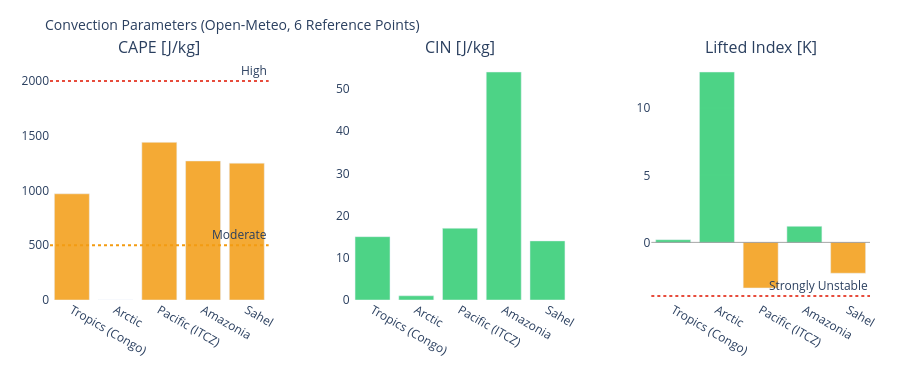

Here is the notebook cell this chart was saved with:
### Markdown cell above
---
## 3. Visualizations

### Code cell
# ============================================================
# CAPE / CIN / LIFTED INDEX – Convection potential
# ============================================================

if not df_atm.empty:
    fig = make_subplots(
        rows=1, cols=3,
        subplot_titles=['CAPE [J/kg]', 'CIN [J/kg]', 'Lifted Index [K]'],
        horizontal_spacing=0.1
    )
    pts = df_atm['point'].tolist()
    pt_colors = ['#E85D24','#185FA5','#888780','#378ADD','#639922','#F2A623']

    # CAPE – höher = mehr Gewitterpotential
    cape_vals = df_atm['cape'].fillna(0).tolist()
    cape_colors = ['#e74c3c' if v > 2000 else '#f39c12' if v > 500 else '#2ecc71'
                   for v in cape_vals]
    fig.add_trace(go.Bar(x=pts, y=cape_vals, marker_color=cape_colors,
                         opacity=0.85, showlegend=False), row=1, col=1)
    fig.add_hline(y=2000, line_dash='dot', line_color='#e74c3c',
                  annotation_text='High', row=1, col=1)
    fig.add_hline(y=500,  line_dash='dot', line_color='#f39c12',
                  annotation_text='Moderate', row=1, col=1)

    # CIN – negativer = stärker gedeckelt (weniger Auslöse)
    cin_vals = df_atm['cin'].fillna(0).tolist()
    cin_colors = ['#e74c3c' if v < -200 else '#f39c12' if v < -50 else '#2ecc71'
                  for v in cin_vals]
    fig.add_trace(go.Bar(x=pts, y=cin_vals, marker_color=cin_colors,
                         opacity=0.85, showlegend=False), row=1, col=2)

    # Lifted Index – negativ = instabil
    li_vals = df_atm['li'].fillna(0).tolist()
    li_colors = ['#e74c3c' if v < -4 else '#f39c12' if v < 0 else '#2ecc71'
                 for v in li_vals]
    fig.add_trace(go.Bar(x=pts, y=li_vals, marker_color=li_colors,
                         opacity=0.85, showlegend=False), row=1, col=3)
    fig.add_hline(y=0, line_color='gray', line_width=0.7, row=1, col=3)
    fig.add_hline(y=-4, line_dash='dot', line_color='#e74c3c',
                  annotation_text='Strongly Unstable', row=1, col=3)

    fig.update_layout(
        title=dict(text='Convection Parameters (Open-Meteo, 6 Reference Points)', font=dict(size=14)),
        height=380, plot_bgcolor='rgba(0,0,0,0)', paper_bgcolor='rgba(0,0,0,0)',
        margin=dict(l=50, r=30, t=60, b=80)
    )
    fig.update_xaxes(tickangle=30)
    fig.show()

### Figure 1 — Plotly figure (JSON) as saved in the notebook; plotly's stock layout.template omitted (floating-point values rounded to 4 significant figures)
{"data": [{"marker": {"color": ["#f39c12", "#2ecc71", "#f39c12", "#f39c12", "#f39c12"]}, "opacity": 0.85, "showlegend": false, "type": "bar", "x": ["Tropics (Congo)", "Arctic", "Pacific (ITCZ)", "Amazonia", "Sahel"], "xaxis": "x", "y": [970.0, 0.0, 1440.0, 1270.0, 1250.0], "yaxis": "y"}, {"marker": {"color": ["#2ecc71", "#2ecc71", "#2ecc71", "#2ecc71", "#2ecc71"]}, "opacity": 0.85, "showlegend": false, "type": "bar", "x": ["Tropics (Congo)", "Arctic", "Pacific (ITCZ)", "Amazonia", "Sahel"], "xaxis": "x2", "y": [15.0, 1.0, 17.0, 54.0, 14.0], "yaxis": "y2"}, {"marker": {"color": ["#2ecc71", "#2ecc71", "#f39c12", "#2ecc71", "#f39c12"]}, "opacity": 0.85, "showlegend": false, "type": "bar", "x": ["Tropics (Congo)", "Arctic", "Pacific (ITCZ)", "Amazonia", "Sahel"], "xaxis": "x3", "y": [0.2, 12.7, -3.4, 1.2, -2.3], "yaxis": "y3"}], "layout": {"annotations": [{"font": {"size": 16}, "showarrow": false, "text": "CAPE [J/kg]", "x": 0.1333, "xanchor": "center", "xref": "paper", "y": 1.0, "yanchor": "bottom", "yref": "paper"}, {"font": {"size": 16}, "showarrow": false, "text": "CIN [J/kg]", "x": 0.5, "xanchor": "center", "xref": "paper", "y": 1.0, "yanchor": "bottom", "yref": "paper"}, {"font": {"size": 16}, "showarrow": false, "text": "Lifted Index [K]", "x": 0.8667, "xanchor": "center", "xref": "paper", "y": 1.0, "yanchor": "bottom", "yref": "paper"}, {"showarrow": false, "text": "High", "x": 1, "xanchor": "right", "xref": "x domain", "y": 2000, "yanchor": "bottom", "yref": "y"}, {"showarrow": false, "text": "Moderate", "x": 1, "xanchor": "right", "xref": "x domain", "y": 500, "yanchor": "bottom", "yref": "y"}, {"showarrow": false, "text": "Strongly Unstable", "x": 1, "xanchor": "right", "xref": "x3 domain", "y": -4, "yanchor": "bottom", "yref": "y3"}], "height": 380, "margin": {"b": 80, "l": 50, "r": 30, "t": 60}, "paper_bgcolor": "rgba(0,0,0,0)", "plot_bgcolor": "rgba(0,0,0,0)", "shapes": [{"line": {"color": "#e74c3c", "dash": "dot"}, "type": "line", "x0": 0, "x1": 1, "xref": "x domain", "y0": 2000, "y1": 2000, "yref": "y"}, {"line": {"color": "#f39c12", "dash": "dot"}, "type": "line", "x0": 0, "x1": 1, "xref": "x domain", "y0": 500, "y1": 500, "yref": "y"}, {"line": {"color": "gray", "width": 0.7}, "type": "line", "x0": 0, "x1": 1, "xref": "x3 domain", "y0": 0, "y1": 0, "yref": "y3"}, {"line": {"color": "#e74c3c", "dash": "dot"}, "type": "line", "x0": 0, "x1": 1, "xref": "x3 domain", "y0": -4, "y1": -4, "yref": "y3"}], "title": {"font": {"size": 14}, "text": "Convection Parameters (Open-Meteo, 6 Reference Points)"}, "xaxis": {"anchor": "y", "domain": [0.0, 0.2667], "tickangle": 30}, "xaxis2": {"anchor": "y2", "domain": [0.3667, 0.6333], "tickangle": 30}, "xaxis3": {"anchor": "y3", "domain": [0.7333, 1.0], "tickangle": 30}, "yaxis": {"anchor": "x", "domain": [0.0, 1.0]}, "yaxis2": {"anchor": "x2", "domain": [0.0, 1.0]}, "yaxis3": {"anchor": "x3", "domain": [0.0, 1.0]}}}
